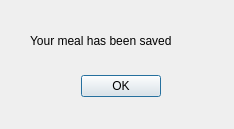
<?xml version="1.0" encoding="UTF-8"?>
<ui version="4.0">
 <class>SavedDialog</class>
 <widget class="QDialog" name="SavedDialog">
  <property name="geometry">
   <rect>
    <x>0</x>
    <y>0</y>
    <width>234</width>
    <height>129</height>
   </rect>
  </property>
  <property name="windowTitle">
   <string>Dialog</string>
  </property>
  <widget class="QDialogButtonBox" name="buttonBox">
   <property name="geometry">
    <rect>
     <x>70</x>
     <y>70</y>
     <width>91</width>
     <height>32</height>
    </rect>
   </property>
   <property name="orientation">
    <enum>Qt::Horizontal</enum>
   </property>
   <property name="standardButtons">
    <set>QDialogButtonBox::Ok</set>
   </property>
  </widget>
  <widget class="QLabel" name="label">
   <property name="geometry">
    <rect>
     <x>30</x>
     <y>30</y>
     <width>181</width>
     <height>21</height>
    </rect>
   </property>
   <property name="text">
    <string>Your meal has been saved</string>
   </property>
  </widget>
 </widget>
 <resources/>
 <connections>
  <connection>
   <sender>buttonBox</sender>
   <signal>accepted()</signal>
   <receiver>SavedDialog</receiver>
   <slot>accept()</slot>
   <hints>
    <hint type="sourcelabel">
     <x>248</x>
     <y>254</y>
    </hint>
    <hint type="destinationlabel">
     <x>157</x>
     <y>274</y>
    </hint>
   </hints>
  </connection>
  <connection>
   <sender>buttonBox</sender>
   <signal>rejected()</signal>
   <receiver>SavedDialog</receiver>
   <slot>reject()</slot>
   <hints>
    <hint type="sourcelabel">
     <x>316</x>
     <y>260</y>
    </hint>
    <hint type="destinationlabel">
     <x>286</x>
     <y>274</y>
    </hint>
   </hints>
  </connection>
 </connections>
</ui>
